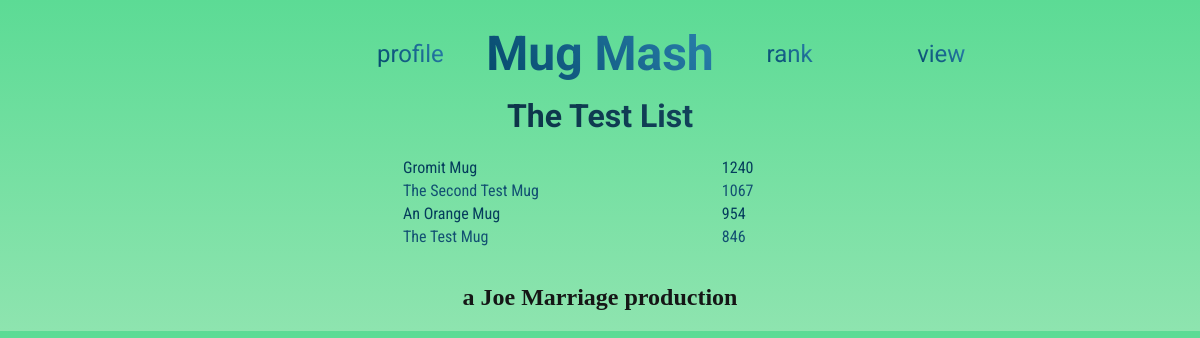
The app's page /mugrank/view/2/ (signed in) with its own data.
### mugrank/models.py (models this page shows, shortened)
class Mug(models.Model):
    K = 32
    name = models.CharField(max_length=100, blank=True)
    image_path = models.CharField(max_length=100, blank=True)
    elo = models.IntegerField(default=1000)
    list = models.ForeignKey(List, on_delete=models.CASCADE)

### mugrank/views.py (the view)
# urls.py: path("view/<int:listID>/", views.showViewPage),
@login_required(login_url="/mugrank/login/")
def showViewPage(request, listID):
    mugList = List.objects.get(id=listID)
    orderedMugs = Mug.objects.filter(list__exact=mugList).order_by('-elo')
    return render(request, "view.html", {'listID': listID,'mugList':mugList, 'orderedMugs':orderedMugs})

### mugrank/templates/view.html (shortened to what this page needs)
{% extends "listpage.html" %} {% load static %} {% block headextras %}
<link rel="stylesheet" href={% static "/mugrank/viewpage.css" %}> {% endblock headextras %} {% block content %}
<div class="viewbody">
    <div class="mugs">
        <h2>{{mugList.name}}</h2>
        <table>
            {% for mug in orderedMugs %}
            <tr>
                <td>{{mug.name}}
                </td>
                <td>{{mug.elo}}</td>
            </tr>
            {% empty %}
            <p>There are no mugs in this list.</p>
            {% endfor %}
        </table>
    </div>
</div>
{% endblock content %}

### mugrank/static/mugrank/style.css (style rules this page uses)
body { margin: 0; background: rgb(142, 228, 175); background: linear-gradient(0deg, rgba(142, 228, 175, 1) 0%, rgba(92, 219, 149, 1) 100%); background-size: cover; width: 100%; }

### mugrank/static/mugrank/viewpage.css (style rules this page uses)
.viewbody { display: grid; grid-template-columns: 1fr 1fr 1fr; grid-template-rows: 1fr 10fr 1fr; grid-template-areas: ". . ." " . mugs ." ". . ."; }
.mugs { grid-area: mugs; }
.mugs h2 { width: 100%; text-align: center; font-family: 'Roboto', sans-serif; background-image: linear-gradient(45deg, rgb(9, 42, 59) 0%, rgb(21, 74, 102) 100%); color: transparent; background-clip: text; -webkit-background-clip: text; font-size: 2em; margin: auto; padding-bottom: 20px; }
.mugs table { width: 100%; }
.mugs table tr { color: rgb(5, 61, 92); font-family: 'Roboto Condensed', sans-serif; }
.mugs table tr:nth-child(even) { color: rgb(18, 80, 114); }

### records on screen
Mug: name "Gromit Mug", elo "1240"
Mug: name "The Second Test Mug", elo "1067"
Mug: name "An Orange Mug", elo "954"
Mug: name "The Test Mug", elo "846"
